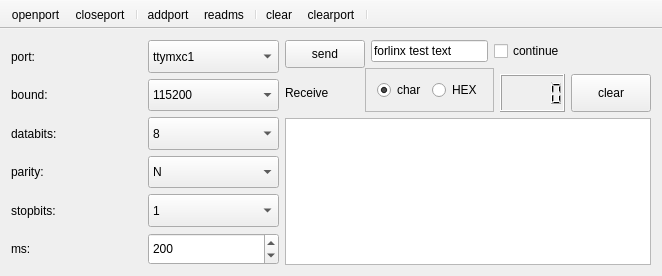
<?xml version="1.0" encoding="UTF-8"?>
<ui version="4.0">
 <class>MainWindow</class>
 <widget class="QMainWindow" name="MainWindow">
  <property name="enabled">
   <bool>true</bool>
  </property>
  <property name="geometry">
   <rect>
    <x>0</x>
    <y>0</y>
    <width>662</width>
    <height>276</height>
   </rect>
  </property>
  <property name="sizePolicy">
   <sizepolicy hsizetype="Expanding" vsizetype="Expanding">
    <horstretch>0</horstretch>
    <verstretch>0</verstretch>
   </sizepolicy>
  </property>
  <property name="minimumSize">
   <size>
    <width>0</width>
    <height>0</height>
   </size>
  </property>
  <property name="font">
   <font>
    <family>Times New Roman</family>
    <pointsize>9</pointsize>
   </font>
  </property>
  <property name="cursor">
   <cursorShape>PointingHandCursor</cursorShape>
  </property>
  <property name="contextMenuPolicy">
   <enum>Qt::NoContextMenu</enum>
  </property>
  <property name="windowTitle">
   <string>Lincom</string>
  </property>
  <property name="styleSheet">
   <string notr="true">QDialog{background:rgb(229, 255, 239)}
QMenuBar{background:url(:/new/prefix2/src/header.bmp)}
QStatusBar{background:url(:/new/prefix2/src/header.bmp)}
QPushButton{background:url(:/new/prefix2/src/header.bmp)}
QLCDNumber{background:url(:/new/prefix2/src/lcd.bmp)}
QLabel{background:url(:/new/prefix2/src/header.bmp)}







</string>
  </property>
  <property name="iconSize">
   <size>
    <width>16</width>
    <height>16</height>
   </size>
  </property>
  <property name="toolButtonStyle">
   <enum>Qt::ToolButtonIconOnly</enum>
  </property>
  <property name="animated">
   <bool>true</bool>
  </property>
  <widget class="QWidget" name="centralWidget">
   <layout class="QHBoxLayout" name="horizontalLayout_2">
    <item>
     <layout class="QGridLayout" name="gridLayout_4">
      <item row="0" column="0">
       <layout class="QGridLayout" name="gridLayout">
        <item row="0" column="0">
         <widget class="QLabel" name="label">
          <property name="sizePolicy">
           <sizepolicy hsizetype="Expanding" vsizetype="Expanding">
            <horstretch>0</horstretch>
            <verstretch>0</verstretch>
           </sizepolicy>
          </property>
          <property name="frameShadow">
           <enum>QFrame::Plain</enum>
          </property>
          <property name="text">
           <string>port:</string>
          </property>
         </widget>
        </item>
        <item row="5" column="1">
         <widget class="QSpinBox" name="delayspinBox">
          <property name="sizePolicy">
           <sizepolicy hsizetype="Expanding" vsizetype="Expanding">
            <horstretch>0</horstretch>
            <verstretch>0</verstretch>
           </sizepolicy>
          </property>
          <property name="minimum">
           <number>10</number>
          </property>
          <property name="maximum">
           <number>5000</number>
          </property>
          <property name="value">
           <number>200</number>
          </property>
         </widget>
        </item>
        <item row="2" column="1">
         <widget class="QComboBox" name="dataBitsComboBox">
          <property name="sizePolicy">
           <sizepolicy hsizetype="Expanding" vsizetype="Expanding">
            <horstretch>0</horstretch>
            <verstretch>0</verstretch>
           </sizepolicy>
          </property>
          <property name="currentIndex">
           <number>3</number>
          </property>
          <item>
           <property name="text">
            <string>5</string>
           </property>
          </item>
          <item>
           <property name="text">
            <string>6</string>
           </property>
          </item>
          <item>
           <property name="text">
            <string>7</string>
           </property>
          </item>
          <item>
           <property name="text">
            <string>8</string>
           </property>
          </item>
         </widget>
        </item>
        <item row="0" column="1">
         <widget class="QComboBox" name="portNameComboBox">
          <property name="sizePolicy">
           <sizepolicy hsizetype="Expanding" vsizetype="Expanding">
            <horstretch>0</horstretch>
            <verstretch>0</verstretch>
           </sizepolicy>
          </property>
          <property name="currentIndex">
           <number>0</number>
          </property>
          <item>
           <property name="text">
            <string>ttymxc1</string>
           </property>
          </item>
          <item>
           <property name="text">
            <string>ttymxc2</string>
           </property>
          </item>
          <item>
           <property name="text">
            <string>ttymxc3</string>
           </property>
          </item>
          <item>
           <property name="text">
            <string>ttymxc4</string>
           </property>
          </item>
         </widget>
        </item>
        <item row="1" column="0">
         <widget class="QLabel" name="label_2">
          <property name="sizePolicy">
           <sizepolicy hsizetype="Expanding" vsizetype="Expanding">
            <horstretch>0</horstretch>
            <verstretch>0</verstretch>
           </sizepolicy>
          </property>
          <property name="text">
           <string>bound:</string>
          </property>
         </widget>
        </item>
        <item row="5" column="0">
         <widget class="QLabel" name="label_6">
          <property name="sizePolicy">
           <sizepolicy hsizetype="Expanding" vsizetype="Expanding">
            <horstretch>0</horstretch>
            <verstretch>0</verstretch>
           </sizepolicy>
          </property>
          <property name="text">
           <string>ms:</string>
          </property>
         </widget>
        </item>
        <item row="1" column="1">
         <widget class="QComboBox" name="baudRateComboBox">
          <property name="sizePolicy">
           <sizepolicy hsizetype="Expanding" vsizetype="Expanding">
            <horstretch>0</horstretch>
            <verstretch>0</verstretch>
           </sizepolicy>
          </property>
          <property name="currentIndex">
           <number>19</number>
          </property>
          <item>
           <property name="text">
            <string>50</string>
           </property>
          </item>
          <item>
           <property name="text">
            <string>75</string>
           </property>
          </item>
          <item>
           <property name="text">
            <string>110</string>
           </property>
          </item>
          <item>
           <property name="text">
            <string>134</string>
           </property>
          </item>
          <item>
           <property name="text">
            <string>150</string>
           </property>
          </item>
          <item>
           <property name="text">
            <string>200</string>
           </property>
          </item>
          <item>
           <property name="text">
            <string>300</string>
           </property>
          </item>
          <item>
           <property name="text">
            <string>600</string>
           </property>
          </item>
          <item>
           <property name="text">
            <string>1200</string>
           </property>
          </item>
          <item>
           <property name="text">
            <string>1800</string>
           </property>
          </item>
          <item>
           <property name="text">
            <string>2400</string>
           </property>
          </item>
          <item>
           <property name="text">
            <string>4800</string>
           </property>
          </item>
          <item>
           <property name="text">
            <string>9600</string>
           </property>
          </item>
          <item>
           <property name="text">
            <string>14400</string>
           </property>
          </item>
          <item>
           <property name="text">
            <string>19200</string>
           </property>
          </item>
          <item>
           <property name="text">
            <string>38400</string>
           </property>
          </item>
          <item>
           <property name="text">
            <string>56000</string>
           </property>
          </item>
          <item>
           <property name="text">
            <string>57600</string>
           </property>
          </item>
          <item>
           <property name="text">
            <string>76800</string>
           </property>
          </item>
          <item>
           <property name="text">
            <string>115200</string>
           </property>
          </item>
          <item>
           <property name="text">
            <string>128000</string>
           </property>
          </item>
          <item>
           <property name="text">
            <string>256000</string>
           </property>
          </item>
         </widget>
        </item>
        <item row="2" column="0">
         <widget class="QLabel" name="label_3">
          <property name="sizePolicy">
           <sizepolicy hsizetype="Expanding" vsizetype="Expanding">
            <horstretch>0</horstretch>
            <verstretch>0</verstretch>
           </sizepolicy>
          </property>
          <property name="text">
           <string>databits:</string>
          </property>
         </widget>
        </item>
        <item row="4" column="1">
         <widget class="QComboBox" name="stopBitsComboBox">
          <property name="sizePolicy">
           <sizepolicy hsizetype="Expanding" vsizetype="Expanding">
            <horstretch>0</horstretch>
            <verstretch>0</verstretch>
           </sizepolicy>
          </property>
          <item>
           <property name="text">
            <string>1</string>
           </property>
          </item>
          <item>
           <property name="text">
            <string>1.5</string>
           </property>
          </item>
          <item>
           <property name="text">
            <string>2</string>
           </property>
          </item>
         </widget>
        </item>
        <item row="3" column="1">
         <widget class="QComboBox" name="parityComboBox">
          <property name="sizePolicy">
           <sizepolicy hsizetype="Expanding" vsizetype="Expanding">
            <horstretch>0</horstretch>
            <verstretch>0</verstretch>
           </sizepolicy>
          </property>
          <item>
           <property name="text">
            <string>N</string>
           </property>
          </item>
          <item>
           <property name="text">
            <string>O</string>
           </property>
          </item>
          <item>
           <property name="text">
            <string>E</string>
           </property>
          </item>
         </widget>
        </item>
        <item row="4" column="0">
         <widget class="QLabel" name="label_5">
          <property name="sizePolicy">
           <sizepolicy hsizetype="Expanding" vsizetype="Expanding">
            <horstretch>0</horstretch>
            <verstretch>0</verstretch>
           </sizepolicy>
          </property>
          <property name="text">
           <string>stopbits:</string>
          </property>
         </widget>
        </item>
        <item row="3" column="0">
         <widget class="QLabel" name="label_4">
          <property name="sizePolicy">
           <sizepolicy hsizetype="Expanding" vsizetype="Expanding">
            <horstretch>0</horstretch>
            <verstretch>0</verstretch>
           </sizepolicy>
          </property>
          <property name="text">
           <string>parity:</string>
          </property>
         </widget>
        </item>
       </layout>
      </item>
      <item row="0" column="1">
       <layout class="QGridLayout" name="gridLayout_3">
        <item row="2" column="5">
         <widget class="QPushButton" name="clearUpBtn">
          <property name="sizePolicy">
           <sizepolicy hsizetype="Expanding" vsizetype="Expanding">
            <horstretch>0</horstretch>
            <verstretch>0</verstretch>
           </sizepolicy>
          </property>
          <property name="text">
           <string>clear</string>
          </property>
         </widget>
        </item>
        <item row="2" column="0">
         <widget class="QLabel" name="label_7">
          <property name="sizePolicy">
           <sizepolicy hsizetype="Expanding" vsizetype="Expanding">
            <horstretch>0</horstretch>
            <verstretch>0</verstretch>
           </sizepolicy>
          </property>
          <property name="text">
           <string>Receive</string>
          </property>
         </widget>
        </item>
        <item row="2" column="4">
         <widget class="QLCDNumber" name="recvbyteslcdNumber">
          <property name="sizePolicy">
           <sizepolicy hsizetype="Expanding" vsizetype="Expanding">
            <horstretch>0</horstretch>
            <verstretch>0</verstretch>
           </sizepolicy>
          </property>
          <property name="toolTip">
           <string>已接收字节数</string>
          </property>
          <property name="styleSheet">
           <string notr="true"/>
          </property>
         </widget>
        </item>
        <item row="1" column="1" rowspan="2" colspan="3">
         <widget class="QFrame" name="frame">
          <property name="frameShape">
           <enum>QFrame::StyledPanel</enum>
          </property>
          <property name="frameShadow">
           <enum>QFrame::Raised</enum>
          </property>
          <layout class="QHBoxLayout" name="horizontalLayout">
           <item>
            <layout class="QGridLayout" name="gridLayout_2">
             <item row="0" column="1">
              <widget class="QRadioButton" name="chradioButton">
               <property name="sizePolicy">
                <sizepolicy hsizetype="Expanding" vsizetype="Expanding">
                 <horstretch>0</horstretch>
                 <verstretch>0</verstretch>
                </sizepolicy>
               </property>
               <property name="toolTip">
                <string>以字符方式发送, 以十六进制方式显示</string>
               </property>
               <property name="text">
                <string>HEX</string>
               </property>
              </widget>
             </item>
             <item row="0" column="0">
              <widget class="QRadioButton" name="ccradioButton">
               <property name="sizePolicy">
                <sizepolicy hsizetype="Expanding" vsizetype="Expanding">
                 <horstretch>0</horstretch>
                 <verstretch>0</verstretch>
                </sizepolicy>
               </property>
               <property name="toolTip">
                <string>以字符的方式发送和接收数据</string>
               </property>
               <property name="text">
                <string>char</string>
               </property>
               <property name="checked">
                <bool>true</bool>
               </property>
              </widget>
             </item>
            </layout>
           </item>
          </layout>
         </widget>
        </item>
        <item row="3" column="0" colspan="6">
         <widget class="QTextBrowser" name="textBrowser">
          <property name="styleSheet">
           <string notr="true"/>
          </property>
         </widget>
        </item>
        <item row="0" column="3" colspan="2">
         <widget class="QCheckBox" name="obocheckBox">
          <property name="sizePolicy">
           <sizepolicy hsizetype="Expanding" vsizetype="Expanding">
            <horstretch>0</horstretch>
            <verstretch>0</verstretch>
           </sizepolicy>
          </property>
          <property name="text">
           <string>continue</string>
          </property>
         </widget>
        </item>
        <item row="0" column="2">
         <widget class="QLineEdit" name="sendMsgLineEdit">
          <property name="sizePolicy">
           <sizepolicy hsizetype="Expanding" vsizetype="Expanding">
            <horstretch>0</horstretch>
            <verstretch>0</verstretch>
           </sizepolicy>
          </property>
          <property name="text">
           <string>forlinx test text</string>
          </property>
          <property name="maxLength">
           <number>10000</number>
          </property>
          <property name="dragEnabled">
           <bool>false</bool>
          </property>
         </widget>
        </item>
        <item row="0" column="0" rowspan="2" colspan="2">
         <widget class="QPushButton" name="sendmsgBtn">
          <property name="sizePolicy">
           <sizepolicy hsizetype="Expanding" vsizetype="Expanding">
            <horstretch>0</horstretch>
            <verstretch>0</verstretch>
           </sizepolicy>
          </property>
          <property name="text">
           <string>send</string>
          </property>
          <property name="autoDefault">
           <bool>false</bool>
          </property>
          <property name="default">
           <bool>false</bool>
          </property>
         </widget>
        </item>
       </layout>
      </item>
     </layout>
    </item>
   </layout>
  </widget>
  <widget class="QToolBar" name="mainToolBar">
   <property name="sizePolicy">
    <sizepolicy hsizetype="Expanding" vsizetype="Expanding">
     <horstretch>0</horstretch>
     <verstretch>0</verstretch>
    </sizepolicy>
   </property>
   <property name="minimumSize">
    <size>
     <width>0</width>
     <height>0</height>
    </size>
   </property>
   <property name="maximumSize">
    <size>
     <width>16777215</width>
     <height>55</height>
    </size>
   </property>
   <property name="font">
    <font>
     <pointsize>9</pointsize>
    </font>
   </property>
   <property name="cursor">
    <cursorShape>PointingHandCursor</cursorShape>
   </property>
   <property name="focusPolicy">
    <enum>Qt::StrongFocus</enum>
   </property>
   <property name="contextMenuPolicy">
    <enum>Qt::NoContextMenu</enum>
   </property>
   <property name="movable">
    <bool>false</bool>
   </property>
   <property name="allowedAreas">
    <set>Qt::NoToolBarArea</set>
   </property>
   <property name="iconSize">
    <size>
     <width>24</width>
     <height>24</height>
    </size>
   </property>
   <property name="toolButtonStyle">
    <enum>Qt::ToolButtonIconOnly</enum>
   </property>
   <property name="floatable">
    <bool>true</bool>
   </property>
   <attribute name="toolBarArea">
    <enum>TopToolBarArea</enum>
   </attribute>
   <attribute name="toolBarBreak">
    <bool>false</bool>
   </attribute>
   <addaction name="actionOpen"/>
   <addaction name="actionClose"/>
   <addaction name="separator"/>
   <addaction name="actionAdd"/>
   <addaction name="actionReadPortInterval"/>
   <addaction name="separator"/>
   <addaction name="actionClearBytes"/>
   <addaction name="actionCleanPort"/>
   <addaction name="separator"/>
  </widget>
  <action name="actionAdd">
   <property name="checkable">
    <bool>false</bool>
   </property>
   <property name="text">
    <string>addport</string>
   </property>
   <property name="toolTip">
    <string>addport</string>
   </property>
   <property name="statusTip">
    <string>addport</string>
   </property>
  </action>
  <action name="actionOpen">
   <property name="text">
    <string>openport</string>
   </property>
   <property name="statusTip">
    <string>open</string>
   </property>
  </action>
  <action name="actionClose">
   <property name="text">
    <string>closeport</string>
   </property>
   <property name="statusTip">
    <string>closeport</string>
   </property>
  </action>
  <action name="actionExit">
   <property name="icon">
    <iconset>
     <normaloff>:/new/prefix1/src/exit.png</normaloff>:/new/prefix1/src/exit.png</iconset>
   </property>
   <property name="text">
    <string>退出程序</string>
   </property>
   <property name="statusTip">
    <string>退出程序</string>
   </property>
  </action>
  <action name="action">
   <property name="icon">
    <iconset>
     <normaloff>:/new/prefix1/src/mesage.png</normaloff>:/new/prefix1/src/mesage.png</iconset>
   </property>
   <property name="text">
    <string>关于Lincom</string>
   </property>
   <property name="toolTip">
    <string>关于Lincom</string>
   </property>
   <property name="statusTip">
    <string>关于Lincom</string>
   </property>
  </action>
  <action name="actionSave">
   <property name="text">
    <string>savedata</string>
   </property>
   <property name="toolTip">
    <string>savedata</string>
   </property>
   <property name="statusTip">
    <string>savedata</string>
   </property>
  </action>
  <action name="actionClearBytes">
   <property name="text">
    <string>clear</string>
   </property>
   <property name="toolTip">
    <string>clear</string>
   </property>
   <property name="statusTip">
    <string>clear</string>
   </property>
  </action>
  <action name="actionReadPortInterval">
   <property name="text">
    <string>readms</string>
   </property>
   <property name="toolTip">
    <string>read ms</string>
   </property>
   <property name="statusTip">
    <string>read ms</string>
   </property>
  </action>
  <action name="actionLoadfile">
   <property name="text">
    <string>readfile</string>
   </property>
   <property name="toolTip">
    <string>read file</string>
   </property>
   <property name="statusTip">
    <string>read file</string>
   </property>
  </action>
  <action name="actionCleanPort">
   <property name="text">
    <string>clearport</string>
   </property>
   <property name="toolTip">
    <string>clearport</string>
   </property>
   <property name="statusTip">
    <string>clearport</string>
   </property>
  </action>
  <action name="actionWriteToFile">
   <property name="checkable">
    <bool>true</bool>
   </property>
   <property name="text">
    <string>writefile</string>
   </property>
   <property name="toolTip">
    <string>writefile</string>
   </property>
   <property name="statusTip">
    <string>writefile</string>
   </property>
  </action>
 </widget>
 <layoutdefault spacing="6" margin="11"/>
 <resources/>
 <connections/>
</ui>
